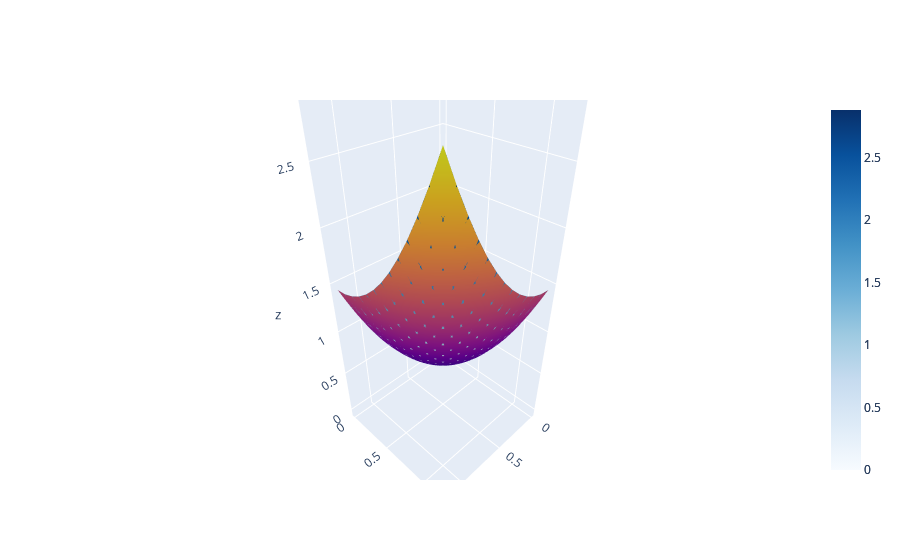

Notebook code cell kept with this figure:
### Code cell
def func(x, y):
    return x ** 2 + y ** 2

x = np.linspace(0, 1.2, 13)
y = np.linspace(0, 1.2, 13)

z = [[func(x[i], y[j]) for i in range(len(x))] for j in range(len(y))]

xs = np.linspace(0, 1.2, 26)
ys = np.linspace(0, 1.2, 26)
fs = Spline2DFunc(x, y, z)
zs = [[fs(xs[i], ys[j]) for i in range(len(xs))] for j in range(len(ys))]

fig = go.Figure()
fig.add_trace(go.Surface(x=xs, y=ys, z=zs))
fig.add_trace(go.Surface(x=x, y=y, z=z, colorscale="Blues"))


fig.show()

### Figure 1 — Plotly figure (JSON) as saved in the notebook; plotly's stock layout.template omitted (floating-point values rounded to 4 significant figures; data arrays with more than 128 entries replaced by an {"elided": "..."} marker saying what was removed)
{"data": [{"type": "surface", "x": [0, 0.048, 0.096, 0.144, 0.192, 0.24, 0.288, 0.336, 0.384, 0.432, 0.48, 0.528, 0.576, 0.624, 0.672, 0.72, 0.768, 0.816, 0.864, 0.912, 0.96, 1.008, 1.056, 1.104, 1.152, 1.2], "y": [0, 0.048, 0.096, 0.144, 0.192, 0.24, 0.288, 0.336, 0.384, 0.432, 0.48, 0.528, 0.576, 0.624, 0.672, 0.72, 0.768, 0.816, 0.864, 0.912, 0.96, 1.008, 1.056, 1.104, 1.152, 1.2], "z": {"elided": "26x26 float values"}}, {"colorscale": [[0, "rgb(247,251,255)"], [0.125, "rgb(222,235,247)"], [0.25, "rgb(198,219,239)"], [0.375, "rgb(158,202,225)"], [0.5, "rgb(107,174,214)"], [0.625, "rgb(66,146,198)"], [0.75, "rgb(33,113,181)"], [0.875, "rgb(8,81,156)"], [1, "rgb(8,48,107)"]], "type": "surface", "x": [0, 0.1, 0.2, 0.3, 0.4, 0.5, 0.6, 0.7, 0.8, 0.9, 1.0, 1.1, 1.2], "y": [0, 0.1, 0.2, 0.3, 0.4, 0.5, 0.6, 0.7, 0.8, 0.9, 1.0, 1.1, 1.2], "z": {"elided": "13x13 float values"}}], "layout": {}}
